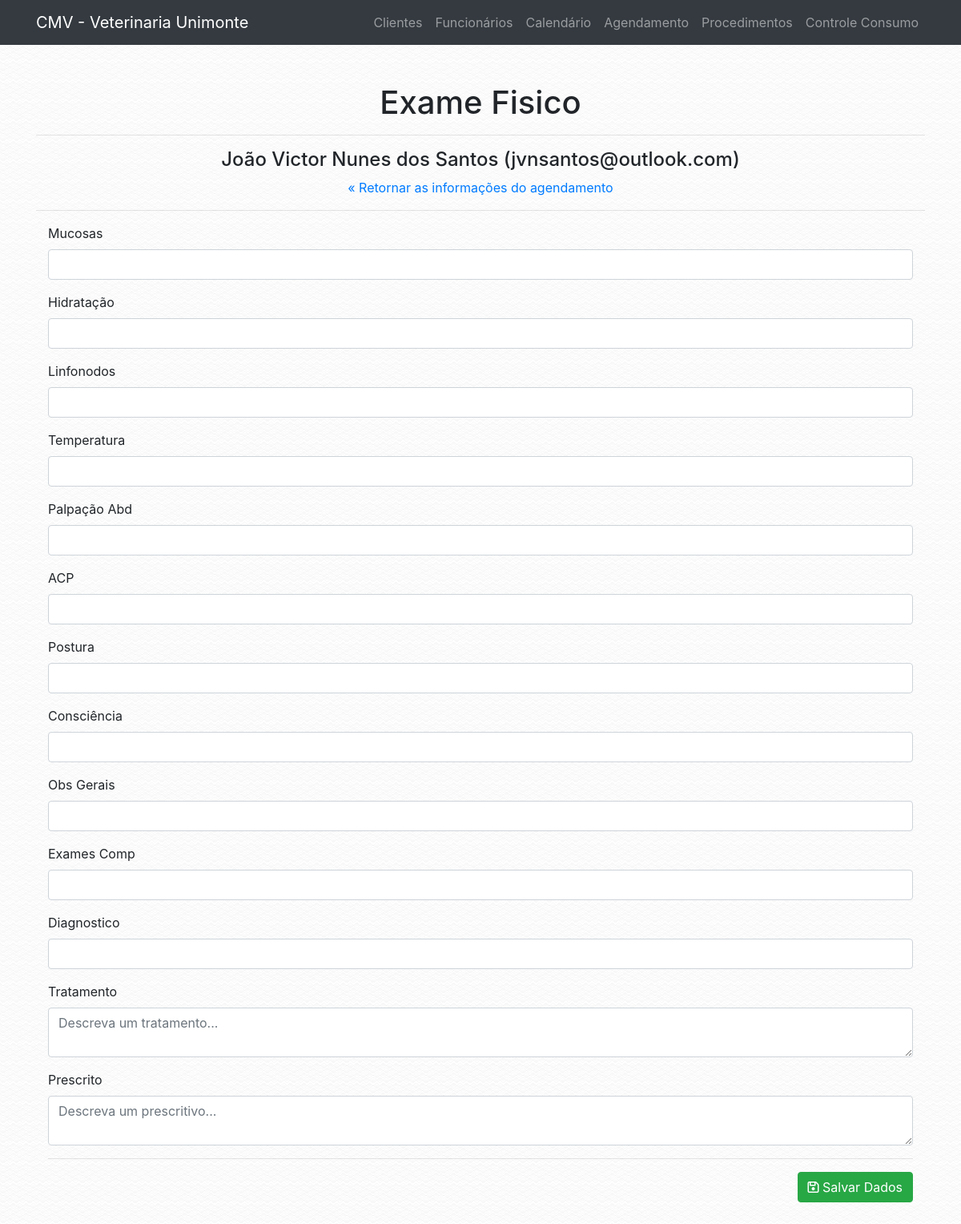
Page /exame_fisico.php?add=18 on the committed database.
### tables this page shows
CREATE TABLE `tab_cliente` (
  `COD_CLIENTE` int(13) NOT NULL,
  `NOME_CLIENTE` varchar(200) NOT NULL,
  `CPF` varchar(30) NOT NULL,
  `RG` varchar(30) NOT NULL,
  `CEP` varchar(30) NOT NULL,
  `ENDERECO` varchar(100) NOT NULL,
  `BAIRRO` varchar(100) NOT NULL,
  `CIDADE` varchar(100) NOT NULL,
  `UF` varchar(50) NOT NULL,
  `TELEFONE` varchar(30) NOT NULL,
  `EMAIL` varchar(100) NOT NULL,
  `CADASTRO` timestamp NOT NULL DEFAULT CURRENT_TIMESTAMP
);

### conf/database.php (called while the page is built)
<?php
$conf = array(
        "server" => "localhost",
        "db_name" => "bd_veterinaria",
        "db_user" => "root",
        "db_password" => "root"
);
?>

### classes/dbconnect.php (called while the page is built, shortened)
<?php
class DbConnect {
    public function __construct() {
        $this->tbl_cliente = "tab_cliente";
        $this->tbl_agendamento = "tab_agendamento";
        if (file_exists('./conf/database.php')) {
            require './conf/database.php';
        } else {
            require '../conf/database.php';
        }
        $host = $conf['server'];
        $db_name = $conf['db_name'];
        $username = $conf['db_user'];
        $password = $conf['db_password'];
        try {
            $this->conn = new \PDO('mysql:host='.$host.';dbname='.$db_name.';charset=utf8', $username, $password);
        } catch (\PDOException $e) {
            die($e->getMessage());
        }
    }
}

### classes/agendamento.php (called while the page is built, shortened)
<?php
class Agendamento extends DbConnect{
    public static function obter_agendamento(int $cod_agendamento): array {
        $db = new DbConnect;
        $tbl_agendamento = $db->tbl_agendamento;
        try {
            $stmt = $db->conn->prepare("SELECT * FROM $tbl_agendamento WHERE COD_AGENDAMENTO = :code LIMIT 1");
            $stmt->bindParam(":code", $cod_agendamento, \PDO::PARAM_INT);
            $stmt->execute();
            $result = $stmt->fetch(\PDO::FETCH_ASSOC);
            $result['status'] = true;
        } catch (\PDOExcepton $e) {
            $result['status'] = false;
            $result['message'] = "Error: " . $e->getMessage();
        }
        return $result;
    }
}

### classes/cliente.php (called while the page is built, shortened)
<?php
class Cliente extends DbConnect{
    public static function obter_cliente(int $cliente_cod): array {
        $db = new DbConnect;
        $tbl_cliente = $db->tbl_cliente;
        try {
            $stmt = $db->conn->prepare("SELECT * FROM $tbl_cliente WHERE COD_CLIENTE = :cliente_cod LIMIT 1");
            $stmt->bindParam(":cliente_cod", $cliente_cod, \PDO::PARAM_INT);
            $stmt->execute();
            $result = $stmt->fetch(\PDO::FETCH_ASSOC);
            $result['status'] = true;
        } catch (\PDOExcepton $e) {
            $result['status'] = false;
            $result['message'] = "Error: " . $e->getMessage();
        }
        return $result;
    }
}

### exame_fisico.php (the view, shortened to what this page needs)
<!DOCTYPE html>
<html lang="en">
<head>
    <?php require 'includes/global.php';?>
</head>
<body>
    <?php
    require 'includes/header.php';
    ?>
    <div class="container">
        <div class="row">
            <div class="col-lg-12">
                <br>
                <br>
                <h1 class="text-center">Exame Fisico</h1>
                <hr>
            </div>
            <div class="col-lg-12 text-center">
            <?php
            if (!isset($_GET['add'])) {
                echo "<p>Não é possível adicionar um exame físico para esse agendamento</p>";
                die();
            } else {
                $agendamento = VeterinariaUnimonte\Agendamento::obter_agendamento($_GET['add']);
                $cliente = VeterinariaUnimonte\Cliente::obter_cliente($agendamento['COD_CLIENTE']);
            }
            ?>
            <h4><?php echo $cliente['NOME_CLIENTE']; ?> (<?php echo $cliente['EMAIL']; ?>)</h4>
            <p><a href="calendario.php?view=<?php echo $_GET['add']; ?>">&laquo; Retornar as informações do agendamento</a></p>
            <hr>
            <div class="col-lg-12 text-left">
            <form method="POST" action="calendario.php?view=<?php echo $_GET['add']; ?>&action=add_exame_fisico">
                <div class="form-group">
                <label for="nome">Mucosas</label>
                <input type="text" class="form-control" id="MUCOSAS" name="MUCOSAS">
                </div>
                <div class="form-group">
                        <label for="nome">Hidratação</label>
                        <input type="text" class="form-control" id="HIDRATACAO" name="HIDRATACAO">
                </div>
                <div class="form-group">
                        <label for="nome">Linfonodos</label>
                        <input type="text" class="form-control" id="LINFONODOS" name="LINFONODOS">
                </div>
                <div class="form-group">
                        <label for="nome">Temperatura</label>
                        <input type="text" class="form-control" id="TEMPERATURA" name="TEMPERATURA">
                </div>
                <div class="form-group">
                        <label for="nome">Palpação Abd</label>
                        <input type="text" class="form-control" id="PALPACAO_ABD" name="PALPACAO_ABD">
                </div>
                <div class="form-group">
                        <label for="nome">ACP</label>
                        <input type="text" class="form-control" id="ACP" name="ACP">
                </div>
                <div class="form-group">
                        <label for="nome">Postura</label>
                        <input type="text" class="form-control" id="POSTURA" name="POSTURA">
                </div>
                <div class="form-group">
                        <label for="nome">Consciência</label>
                        <input type="text" class="form-control" id="CONSCIENCIA" name="CONSCIENCIA">
                </div>
                <div class="form-group">
                        <label for="nome">Obs Gerais</label>
                        <input type="text" class="form-control" id="OBS_GERAIS" name="OBS_GERAIS">
                </div>
                <div class="form-group">
                        <label for="nome">Exames Comp</label>
                        <input type="text" class="form-control" id="EXAMES_COMP" name="EXAMES_COMP">
                </div>
                <div class="form-group">
                        <label for="nome">Diagnostico</label>
                        <input type="text" class="form-control" id="DIAGNOSTICO" name="DIAGNOSTICO">
                </div>
                <div class="form-group">
                        <label for="nome">Tratamento</label>
                        <textarea class="form-control" id="TRATAMENTO" name="TRATAMENTO" placeholder="Descreva um tratamento..."></textarea>
                </div>
                <div class="form-group">
                        <label for="nome">Prescrito</label>
                        <textarea class="form-control" id="PRESCRITO" name="PRESCRITO" placeholder="Descreva um prescritivo..."></textarea>
                </div>
                <hr>
                <div class="text-right">
                    <button type="submit" class="btn btn-large btn-success"><i class="fa fa-floppy-o" aria-hidden="true"></i> Salvar Dados</button>
                </div>
            </form>
            <br><br>
        </div>
    </div>
    <br>
    <br>
    </div>
    </div>

### rows in the picture
tab_cliente: NOME_CLIENTE "João Victor Nunes dos Santos", EMAIL "jvnsantos@outlook.com"

### other values in the picture
$app->name "CMV - Veterinaria Unimonte"
